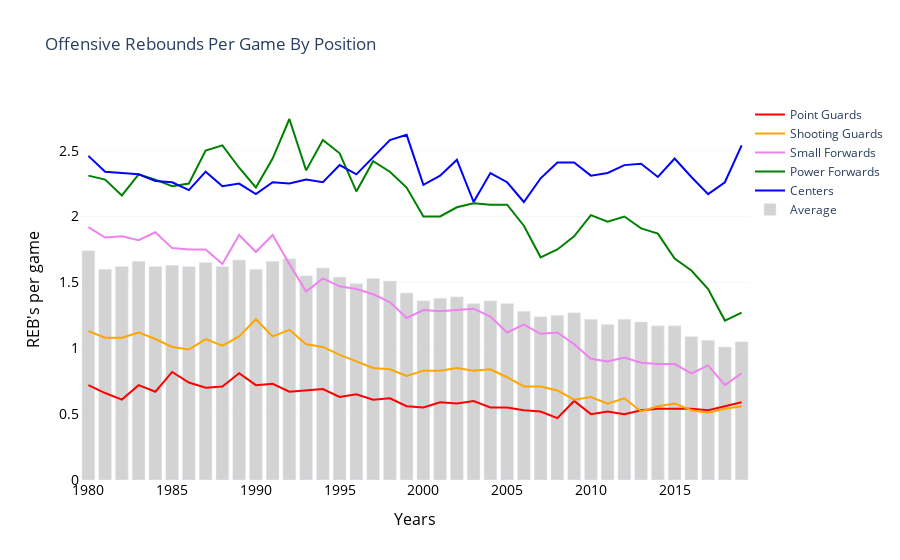

The cell this chart's notebook holds for it:
### Markdown cell above
<h4>3.3.3 Offensive Rebounds Per Game by Position</h4><br>

### Code cell
orb_pg = pygo.Scatter(x=st_yrs, y=st_pg['ORB_G'], 
                     name='Point Guards', marker=dict(color='red'))
orb_sg = pygo.Scatter(x=st_yrs, y=st_sg['ORB_G'], 
                     name='Shooting Guards', marker=dict(color='orange'))
orb_sf = pygo.Scatter(x=st_yrs, y=st_sf['ORB_G'], 
                     name='Small Forwards', marker=dict(color='violet'))
orb_pf = pygo.Scatter(x=st_yrs, y=st_pf['ORB_G'], 
                    name='Power Forwards', marker=dict(color='green'))
orb_c = pygo.Scatter(x=st_yrs, y=st_c['ORB_G'], 
                     name='Centers', marker=dict(color='blue'))
orb_avg = pygo.Bar(x=st_yrs, y=st_avg['ORB_G'],
                  name='Average', marker=dict(color='lightgray'))
data = [orb_pg,orb_sg,orb_sf,orb_pf,orb_c,orb_avg]
layout = pygo.Layout(
            title='Offensive Rebounds Per Game By Position',
            xaxis=dict(
                    title='Years',
                    titlefont=dict(size=16, color='#000000'),
                    tickfont=dict(size=14, color='#000000')
                    ),
            yaxis=dict(
                    title="REB's per game",
                    titlefont=dict(size=16, color='#000000'),
                    tickfont=dict(size=14, color='#000000'),
                    showgrid=True, gridwidth=0.2, gridcolor = '#D7DBDD'
                    ),
            legend=dict(
                    x=1, y=1.0, bgcolor='white', bordercolor='white'
                    ),
            plot_bgcolor = 'white',
            barmode = 'group',
            bargap = 0.15,
            bargroupgap = 0.1
)

fig = pygo.Figure(data=data, layout=layout)
plot(fig)
fig.show()
HTML('''<script>
code_show=true; 
function code_toggle() {
 if (code_show){
 $('div.input').hide();
 } else {
 $('div.input').show();
 }
 code_show = !code_show
} 
$( document ).ready(code_toggle);
</script>
<form action="javascript:code_toggle()"><input type="submit" value="Toggle Code"></form>''')

### Figure 1 — Plotly figure (JSON) as saved in the notebook; plotly's stock layout.template omitted (floating-point values rounded to 4 significant figures)
{"data": [{"marker": {"color": "red"}, "name": "Point Guards", "type": "scatter", "x": [1980, 1981, 1982, 1983, 1984, 1985, 1986, 1987, 1988, 1989, 1990, 1991, 1992, 1993, 1994, 1995, 1996, 1997, 1998, 1999, 2000, 2001, 2002, 2003, 2004, 2005, 2006, 2007, 2008, 2009, 2010, 2011, 2012, 2013, 2014, 2015, 2016, 2017, 2018, 2019], "y": [0.72, 0.66, 0.61, 0.72, 0.67, 0.82, 0.74, 0.7, 0.71, 0.81, 0.72, 0.73, 0.67, 0.68, 0.69, 0.63, 0.65, 0.61, 0.62, 0.56, 0.55, 0.59, 0.58, 0.6, 0.55, 0.55, 0.53, 0.52, 0.47, 0.6, 0.5, 0.52, 0.5, 0.53, 0.54, 0.54, 0.54, 0.53, 0.56, 0.59]}, {"marker": {"color": "orange"}, "name": "Shooting Guards", "type": "scatter", "x": [1980, 1981, 1982, 1983, 1984, 1985, 1986, 1987, 1988, 1989, 1990, 1991, 1992, 1993, 1994, 1995, 1996, 1997, 1998, 1999, 2000, 2001, 2002, 2003, 2004, 2005, 2006, 2007, 2008, 2009, 2010, 2011, 2012, 2013, 2014, 2015, 2016, 2017, 2018, 2019], "y": [1.13, 1.08, 1.08, 1.12, 1.07, 1.01, 0.99, 1.07, 1.02, 1.09, 1.22, 1.09, 1.14, 1.03, 1.01, 0.95, 0.9, 0.85, 0.84, 0.79, 0.83, 0.83, 0.85, 0.83, 0.84, 0.78, 0.71, 0.71, 0.68, 0.61, 0.63, 0.58, 0.62, 0.52, 0.56, 0.58, 0.53, 0.51, 0.54, 0.56]}, {"marker": {"color": "violet"}, "name": "Small Forwards", "type": "scatter", "x": [1980, 1981, 1982, 1983, 1984, 1985, 1986, 1987, 1988, 1989, 1990, 1991, 1992, 1993, 1994, 1995, 1996, 1997, 1998, 1999, 2000, 2001, 2002, 2003, 2004, 2005, 2006, 2007, 2008, 2009, 2010, 2011, 2012, 2013, 2014, 2015, 2016, 2017, 2018, 2019], "y": [1.92, 1.84, 1.85, 1.82, 1.88, 1.76, 1.75, 1.75, 1.64, 1.86, 1.73, 1.86, 1.64, 1.43, 1.53, 1.47, 1.45, 1.41, 1.35, 1.23, 1.29, 1.28, 1.29, 1.3, 1.24, 1.12, 1.18, 1.11, 1.12, 1.03, 0.92, 0.9, 0.93, 0.89, 0.88, 0.88, 0.81, 0.87, 0.72, 0.81]}, {"marker": {"color": "green"}, "name": "Power Forwards", "type": "scatter", "x": [1980, 1981, 1982, 1983, 1984, 1985, 1986, 1987, 1988, 1989, 1990, 1991, 1992, 1993, 1994, 1995, 1996, 1997, 1998, 1999, 2000, 2001, 2002, 2003, 2004, 2005, 2006, 2007, 2008, 2009, 2010, 2011, 2012, 2013, 2014, 2015, 2016, 2017, 2018, 2019], "y": [2.31, 2.28, 2.16, 2.32, 2.28, 2.23, 2.25, 2.5, 2.54, 2.37, 2.22, 2.44, 2.74, 2.35, 2.58, 2.48, 2.19, 2.42, 2.34, 2.22, 2, 2, 2.07, 2.1, 2.09, 2.09, 1.93, 1.69, 1.75, 1.85, 2.01, 1.96, 2, 1.91, 1.87, 1.68, 1.59, 1.45, 1.21, 1.27]}, {"marker": {"color": "blue"}, "name": "Centers", "type": "scatter", "x": [1980, 1981, 1982, 1983, 1984, 1985, 1986, 1987, 1988, 1989, 1990, 1991, 1992, 1993, 1994, 1995, 1996, 1997, 1998, 1999, 2000, 2001, 2002, 2003, 2004, 2005, 2006, 2007, 2008, 2009, 2010, 2011, 2012, 2013, 2014, 2015, 2016, 2017, 2018, 2019], "y": [2.46, 2.34, 2.33, 2.32, 2.27, 2.26, 2.2, 2.34, 2.23, 2.25, 2.17, 2.26, 2.25, 2.28, 2.26, 2.39, 2.32, 2.45, 2.58, 2.62, 2.24, 2.31, 2.43, 2.11, 2.33, 2.26, 2.11, 2.29, 2.41, 2.41, 2.31, 2.33, 2.39, 2.4, 2.3, 2.44, 2.3, 2.17, 2.26, 2.54]}, {"marker": {"color": "lightgray"}, "name": "Average", "type": "bar", "x": [1980, 1981, 1982, 1983, 1984, 1985, 1986, 1987, 1988, 1989, 1990, 1991, 1992, 1993, 1994, 1995, 1996, 1997, 1998, 1999, 2000, 2001, 2002, 2003, 2004, 2005, 2006, 2007, 2008, 2009, 2010, 2011, 2012, 2013, 2014, 2015, 2016, 2017, 2018, 2019], "y": [1.74, 1.6, 1.62, 1.66, 1.62, 1.63, 1.62, 1.65, 1.62, 1.67, 1.6, 1.66, 1.68, 1.55, 1.61, 1.54, 1.49, 1.53, 1.51, 1.42, 1.36, 1.38, 1.39, 1.34, 1.36, 1.34, 1.28, 1.24, 1.25, 1.27, 1.22, 1.18, 1.22, 1.2, 1.17, 1.17, 1.09, 1.06, 1.01, 1.05]}], "layout": {"bargap": 0.15, "bargroupgap": 0.1, "barmode": "group", "legend": {"bgcolor": "white", "bordercolor": "white", "x": 1, "y": 1}, "plot_bgcolor": "white", "title": {"text": "Offensive Rebounds Per Game By Position"}, "xaxis": {"tickfont": {"color": "#000000", "size": 14}, "title": {"font": {"color": "#000000", "size": 16}, "text": "Years"}}, "yaxis": {"gridcolor": "#D7DBDD", "gridwidth": 0.2, "showgrid": true, "tickfont": {"color": "#000000", "size": 14}, "title": {"font": {"color": "#000000", "size": 16}, "text": "REB's per game"}}}}
